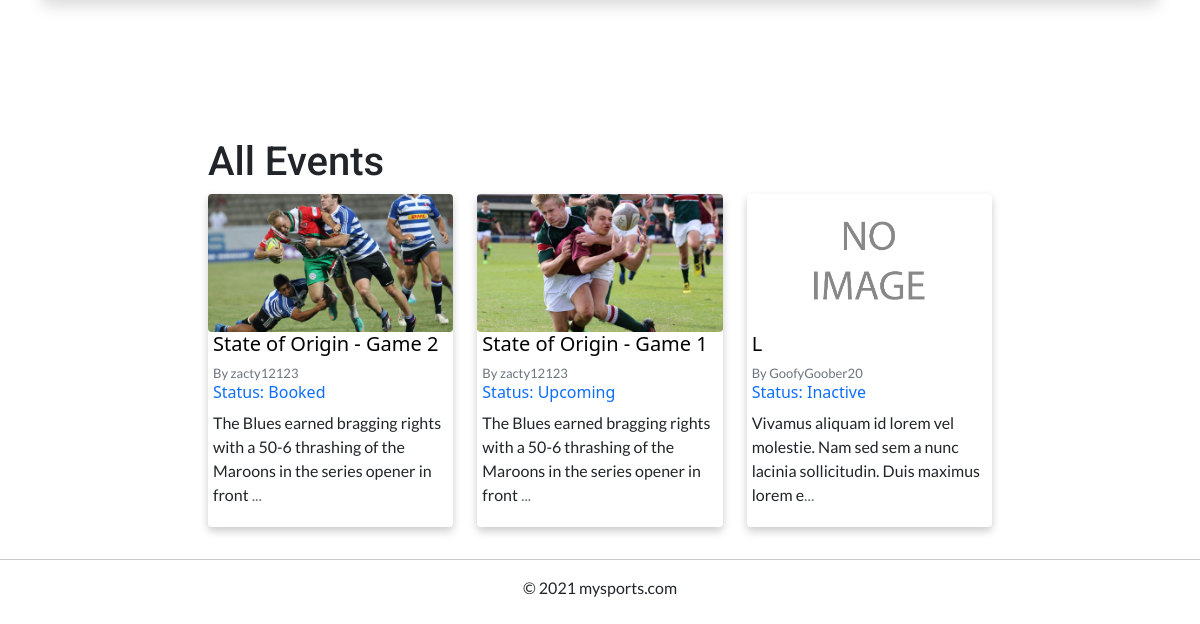
Before: / (lower part) with the older database file.
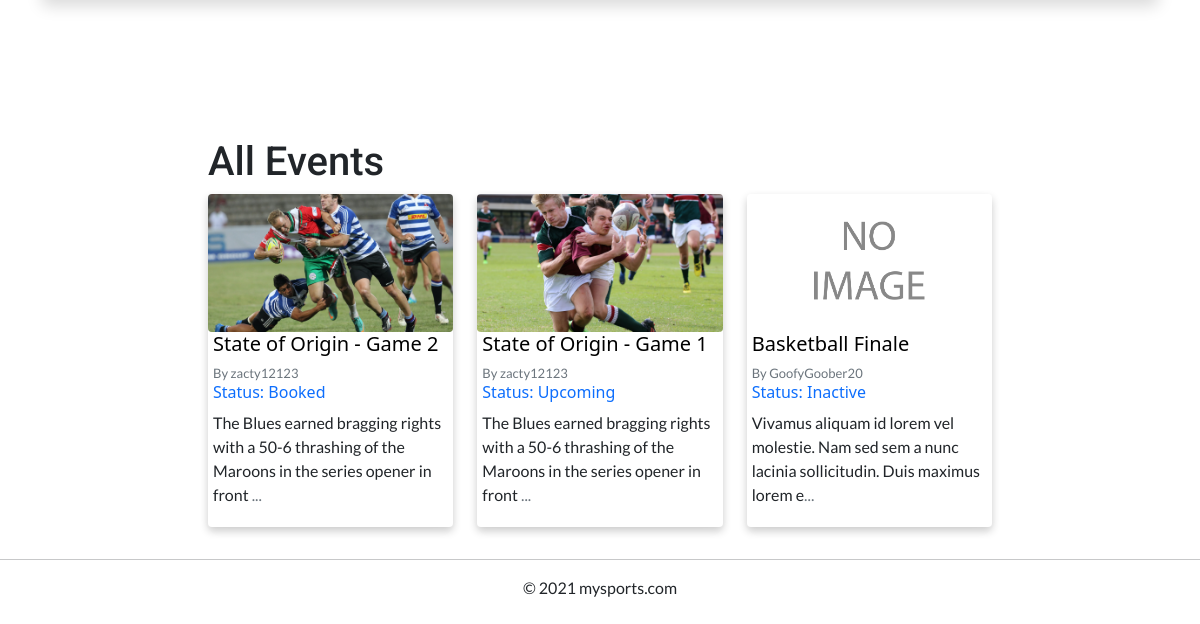
After: the same page with the newer database file.
### website/models.py (models this page shows, shortened)
class Event(db.Model):
    __tablename__ = 'events'
    event_id = db.Column(db.Integer, primary_key=True, autoincrement=True)
    title = db.Column(db.String(80))
    description = db.Column(db.String(2000))
    sport = db.Column(db.String(20))
    image = db.Column(db.String(100))
    venue = db.Column(db.String(50))
    address = db.Column(db.String(150))
    start_time = db.Column(db.DateTime())
    end_time = db.Column(db.DateTime())
    status = db.Column(db.String(15))
    tickets_total = db.Column(db.Integer())
    price = db.Column(db.Float())
    user_id = db.Column(db.Integer(), db.ForeignKey('users.user_id'))
    orders = db.relationship('Order')
    comments = db.relationship('Comment')
    @property
    def user(self) -> User:
        return User.query.filter_by(user_id=self.user_id).first()

class User(db.Model, UserMixin):
    __tablename__='users' # good practice to specify table name
    user_id = db.Column(db.Integer, primary_key=True, autoincrement=True)
    username = db.Column(db.String(20), index=True, unique=True)
    email = db.Column(db.String(100), index=True, unique=True)
    contact_number = db.Column(db.Integer, unique=True, index=True)
    address = db.Column(db.String(100), index=True, unique=True)
    password_hash = db.Column(db.String(255), nullable=False)
    comments = db.relationship('Comment')
    events = db.relationship('Event')
    orders = db.relationship('Order')

### website/views.py (the view)
@bp.route('/', methods=['GET', 'POST'])
def index():
    form = SearchForm()
    anything_found = ''
    if form.validate_on_submit():
        category = form.category.data
        search = '%{}%'.format(form.search.data)
        error = None
        events = []
        s1 = None
        if category == ALL:
            s1:Event = Event.query.filter(or_(Event.title.like(search), User.username.like(search))).all()
        elif(category in sports):
            s1:Event = Event.query.filter(and_(or_(Event.title.like(search), User.username.like(search)), Event.sport.like(category))).all()
        if len(s1) != 0:
            events = s1
        else:
            anything_found = 'Nothing was found matching those search terms'
            category = ''
    else:
        events = Event.query.all()
        category = 'All'
    return render_template('index.html', events=events, form=form, selected_category=category, anything_found=anything_found)

### website/templates/index.html (shortened to what this page needs)
{% extends "base.html" %}
{% import "bootstrap/wtf.html" as wtf %}
{% block content %}
<div class="container">
  <div class="row justify-content-center mt-5 pb-4 d-flex">
    <div class="col-12">
    </div>
  </div>
</div>
<div class="container-fluid">
  <div class="col-10 col-lg-8 mx-auto">
    <div class="div-3"></div>
    <div id="popular">
      <h1 class="mytitle">{{selected_category}} Events</h1>
      <div class="row">
        {% for event in events %}
        <div class="col-12 col-sm-6 col-lg-4 mb-3">
          <div class="event-container">
            <a href="{{ url_for('.view_details', event_id=event.event_id) }}">
              <div class="img-container">
                <img src="{{ url_for('.download', filename=event.image) }}">
              </div>
            </a>
            <div class="event-container-content">
              <a href="{{ url_for('.view_details', event_id=event.event_id) }}" class="my-link">
                <h5>{{ event.title }}</h5>
              </a>
              <p class="mylead text-muted">By {{ event.user.username }}</p>
              <h6 class="text-primary">Status: {{event.status}}</h6>
              <p>{{event.description[:100] }}<span class="text-muted">...</span></p>
            </div>
          </div>
        </div>
        {% endfor %}
      </div>
    </div>
  </div>
</div>
{% endblock %}

### website/templates/base.html (shortened to what this page needs)
<!doctype html>
<html>
<head>
  <link rel="stylesheet" href="{{ url_for('static', filename='css/style.css') }}">
    <link href="https://cdn.jsdelivr.net/npm/bootstrap@5.1.0/dist/css/bootstrap.min.css" rel="stylesheet"
>
  </head>
<body>
    <main>
        {% block content %}{% endblock %}
    </main>
    <footer>
        <div class="myfooter">
            <hr>
            <p>© 2021 mysports.com</p>
            <div style="padding: 30px;"></div>
        </div>
    </footer>
</body>
</html>

### website/static/css/style.css (style rules this page uses)
.my-link { text-decoration: none; color: rgb(0, 0, 0); }
.myfooter { text-align: center; }
.mytitle { font-family: 'Roboto', sans-serif; }
.mylead { font-family: 'Lato', sans-serif; font-size: small; }
.div-3 { padding: 30px; }
p { font-family: 'Lato', sans-serif; }
body, html { height: 100%; }
div.event-container { border-radius: 0.25rem; height: 100%; box-shadow: 0 4px 8px 0 rgba(0, 0, 0, 0.2), 0 6px 20px 0 rgba(0, 0, 0, 0.01); margin-bottom: 20px; }
div.event-container img { width: 100%; aspect-ratio: 16 / 9; object-fit: cover; border-radius: 0.25rem; }
div.event-container a { margin-bottom: 0; }
div.event-container p { margin-bottom: 0; overflow-wrap: break-word; }
div.event-container-content { margin: 0px 5px; }

Changed rows visible on the page:
changed Event "Inactive": title "L" → "Basketball Finale"
